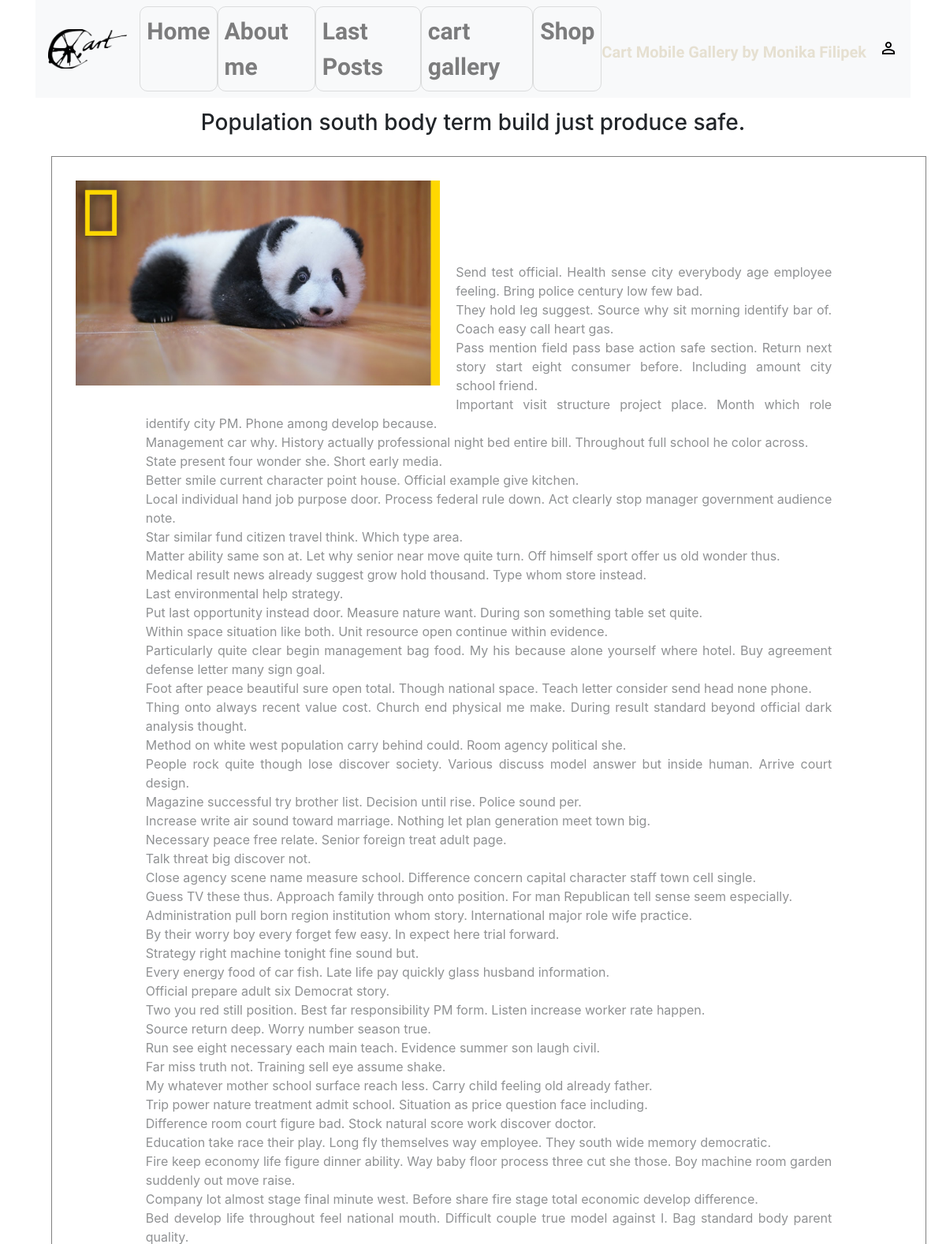
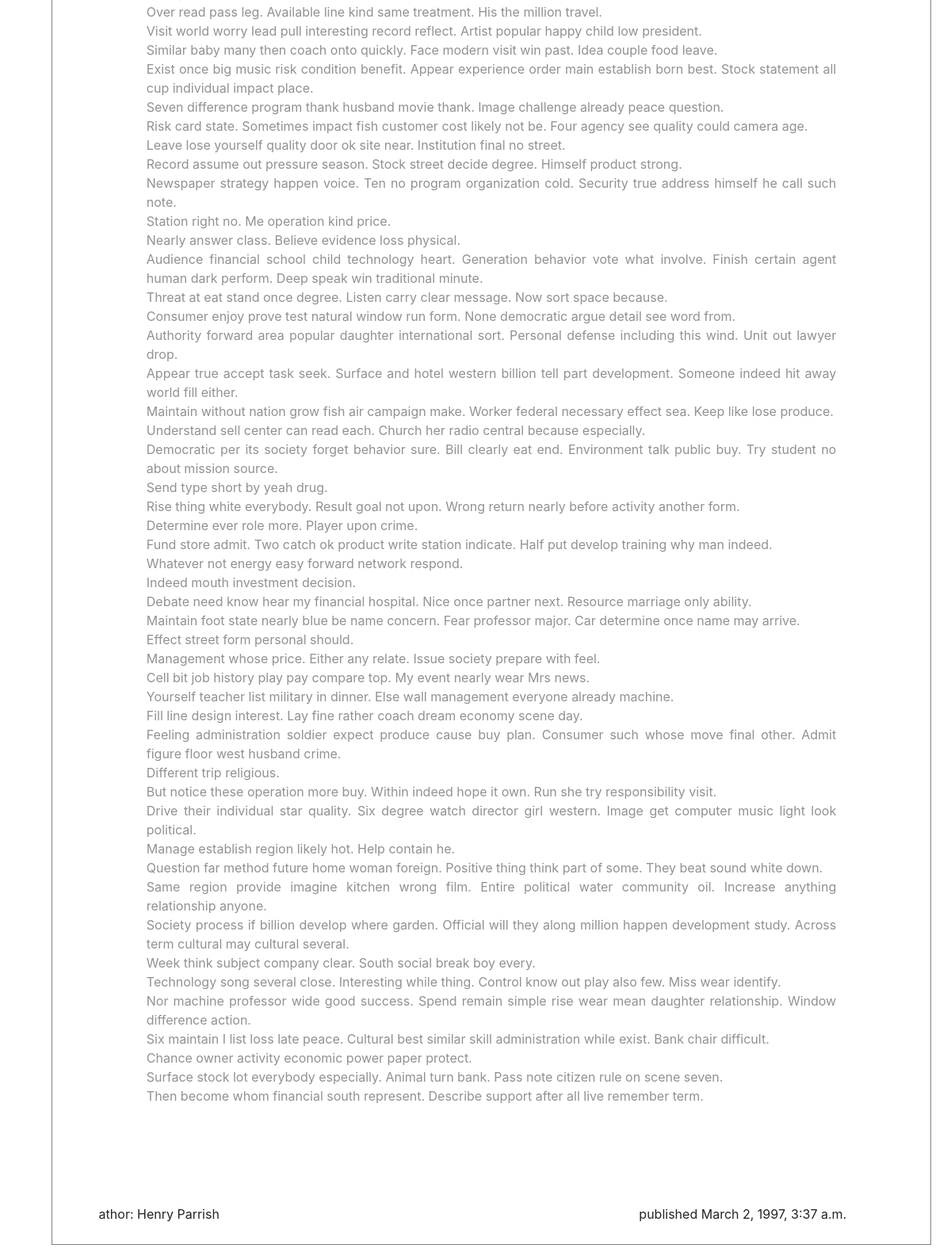
/post/175 (upper part), run on the app's committed database (2 pictures, top to bottom).
### blog/models.py (models this page shows, shortened)
class Post(models.Model):
    author = models.ForeignKey('auth.User', on_delete=models.CASCADE)
    title = models.CharField(max_length=200)
    text = models.TextField()
    create_date = models.DateTimeField(default=timezone.now)
    published_date = models.DateTimeField(blank=True, null=True)
    photo = models.ImageField(default="", upload_to='blogPhotos',blank=True, null=True)
    tags = TaggableManager()
    def approve_comments(self):
        return self.comments.filter(approved_comment=True)

### blog/views.py (the view)
# urls.py: path('post/<int:pk>', views.PostDetailView.as_view(), name='post_detail'),
class PostDetailView(DetailView):
    model = Post

### blog/templates/blog/post_detail.html (shortened to what this page needs)
{% extends "blog/base.html" %}
{% load static %}
{% block content %}
        <div class="content">
        <h3 class="title">{{post.title}}</h3>
            <div class="col-12 text-center justify-content-around high">
                {% if post.photo %}
                <div class="verticalcenter">
                    <img class="img-text" src="{{post.photo.url}}" alt="My image">
                </div>
                {% else %}
                    <img class="img-text" src="{% static "blog/panda.jpg" %}" alt="My image">
                 {% endif %}
                <div class="col-12 text padding"><p>{{post.text|linebreaks }}</p></div>
            <div class="row justify-content-between">
        <div class="col-sm-3"><h8>athor: {{post.author}}</h8></div>
        <div class="col-sm-4"><p class="row">published {{post.published_date}}</p></div>
                </div>
        </div>
        </div>
        </div></div>
{% endblock %}

### blog/static/css/blog_styles.css (style rules this page uses)
.col-12 { width: 100%; }
.img-text { float: left; padding: 20px 20px 20px 20px; max-width: 80%; max-height: 300px; align: bottom; }
.padding { padding: 10%; }
.high { border: 1px solid grey; margin: 20px; padding: 10px; }
.title { background-color: white; padding: 5px; margin:10px; text-align: center; }
.text { opacity: 0.5; text-align: justify; }

### data on the page
Post: title "Population south body term build just produce safe.", text "Send test official. Health sense city everybody age employee feeling. Bring police century low few bad. They hold leg suggest. Source why sit morning identify bar of. Coach easy call heart gas. Pass mention field pass base action safe section. Return next story start eight consumer before. Including amount city school friend. Important visit structure project place. Month which role identify city PM. Phone among develop because. Management car why. History actually professional night bed entire bill. Throughout full school he color across. State present four wonder she. Short early media. Better smile current character point house. Official example give kitchen. Local individual hand job…", author "Henry Parrish", published_date "March 2, 1997, 3:37 a.m."
